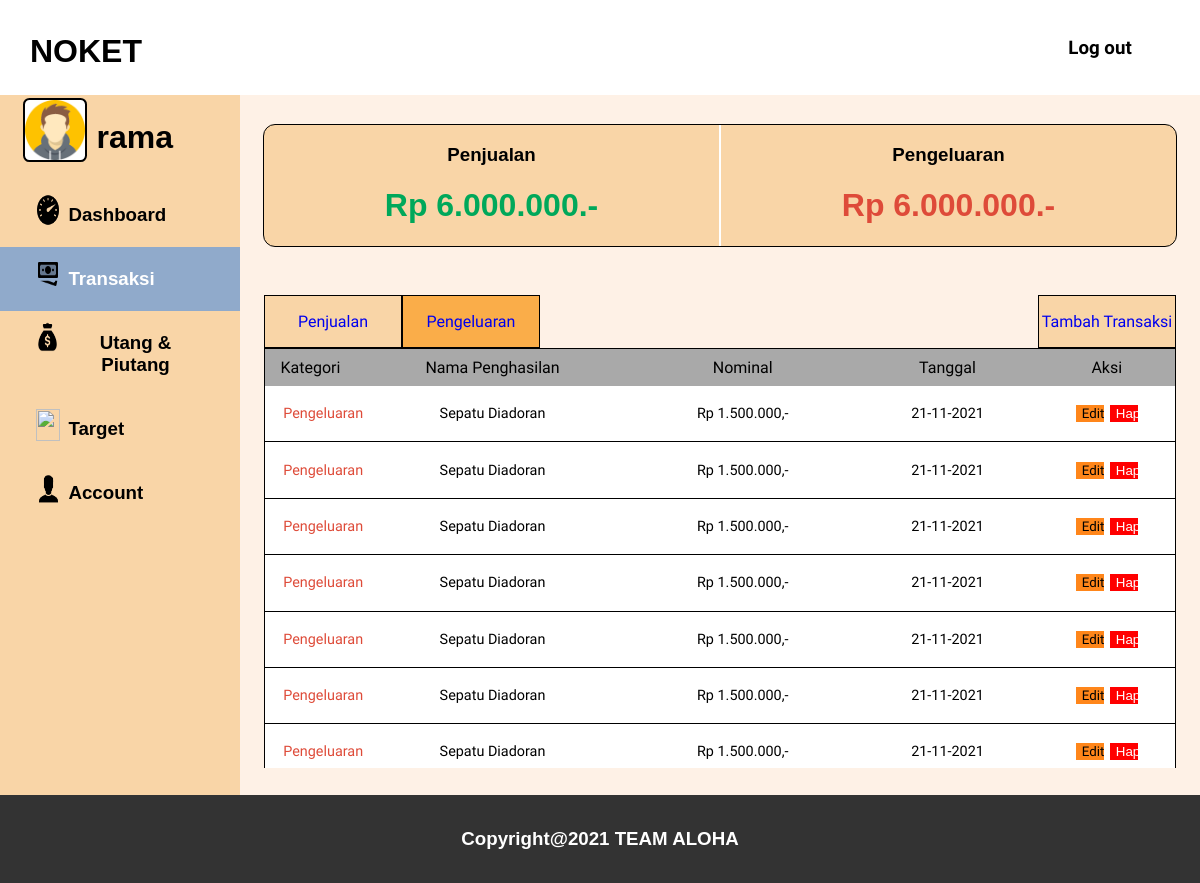
The app's page /pengeluaran.php (signed in), older data.
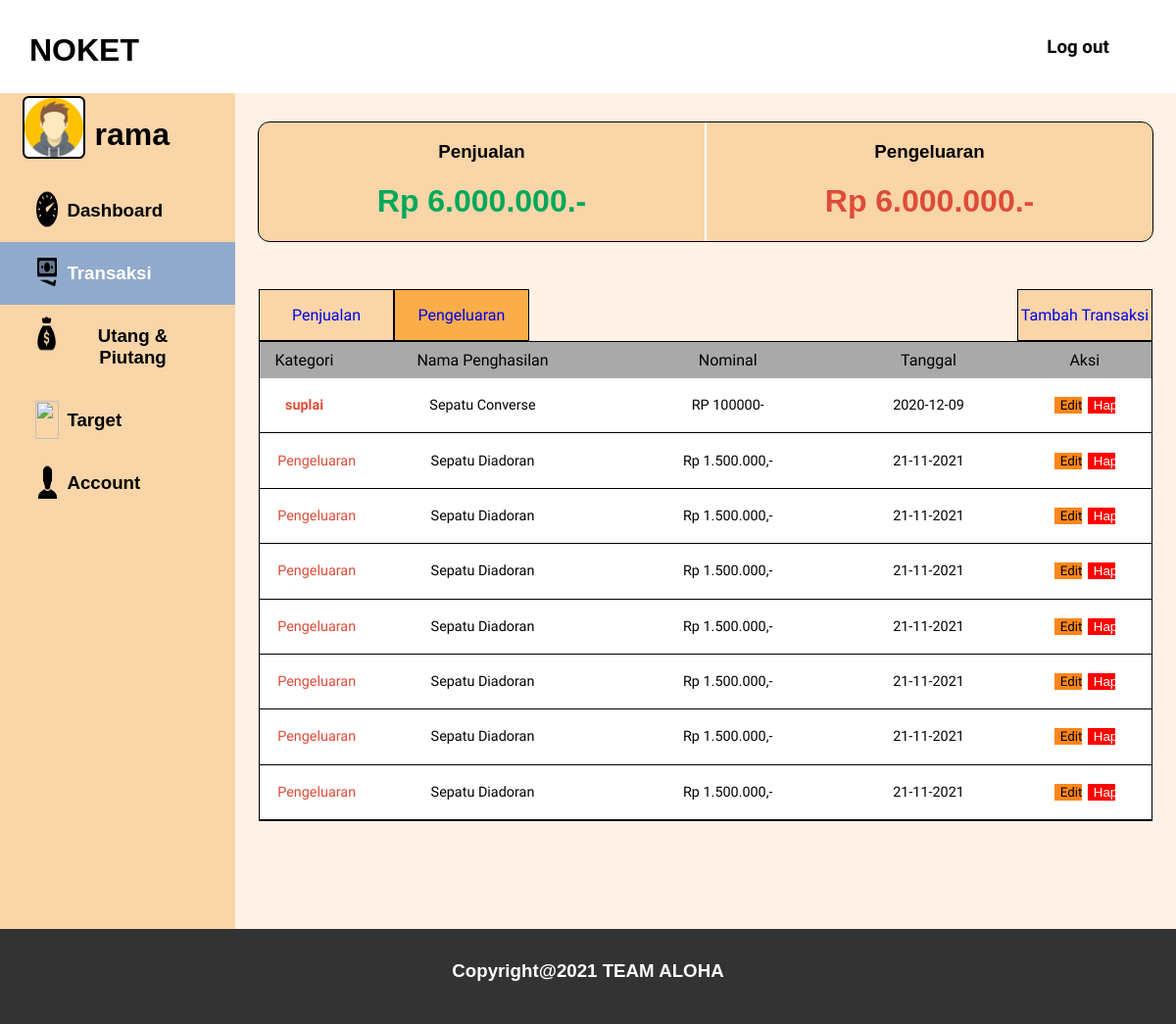
The same page, newer data.
### tables this page shows
CREATE TABLE `pengguna` (
  `id` int(255) NOT NULL,
  `username` varchar(255) NOT NULL,
  `password` varchar(255) NOT NULL,
  `email` varchar(255) NOT NULL,
  `nohp` int(255) NOT NULL
);

CREATE TABLE `catatankeuangan` (
  `id` int(255) NOT NULL,
  `jumlah` int(255) NOT NULL,
  `tanggal` date NOT NULL,
  `keterangan` varchar(255) NOT NULL,
  `id_pengguna` int(255) NOT NULL,
  `id_subkategori` int(255) NOT NULL
);

CREATE TABLE `subkategori` (
  `id` int(255) NOT NULL,
  `nama` varchar(255) NOT NULL,
  `id_kategori` int(255) NOT NULL
);

### pengeluaran.php (the view, shortened to what the rows shown need)
<?php
    include 'php/koneksi.php';
    $sql = "SELECT * FROM pengguna WHERE username = '$_SESSION[username]'" ;
    $result = mysqli_query($conn, $sql);
    $row = mysqli_fetch_assoc($result);
    $sql2 = "SELECT sk.nama, ck.keterangan , ck.jumlah, ck.tanggal FROM catatankeuangan ck INNER JOIN subkategori sk ON ck.id_subkategori = sk.id INNER JOIN kategoricatatan kc ON sk.id_kategori = kc.id WHERE ck.id_pengguna = '$_SESSION[id]' AND sk.id_kategori = 2;" ;
    $result2 = mysqli_query($conn, $sql2);
?>
<html>
    <head>
        <link rel="stylesheet" href="css/pengeluaran.css">
    </head>
    <body>
    <div id="page">
        <div class = "navbar">
            <div class="navbarLogo">
                <h1>NOKET<h1>
            </div>
        </div>
        <div id="isi-page">
            <div id="sidebar">
                <div class="sidebar-item-profile">
                    <div id="sidebar-image-container">
                        <img src="foto/avatar-icon.png" alt="#" id="sidebar-image-profile">
                        <h1><?php echo $row['username'];?></h1>
                    </div>
                </div>
            </div>
            <div id="content-card">
                <div id="info-header">
                    <div id="info-header-kiri">
                        <div class="info-header-isi">
                            <h1 style="color: 00A85A;">Rp 6.000.000.-</h1>
                        </div>
                    </div>
                    <div id="info-header-kanan">
                        <div class="info-header-isi">
                            <h1 style="color: DE4B39;">Rp 6.000.000.-</h1>
                        </div>
                    </div>
                </div>
                <div id="table-wrapper">
                    <div id="table-scroll">
                        <table id="myTable" cellspacing="0">
                            <thead>
                                <tr>
                                    <th style="width: 10%;">
                                        <p>
                                            Kategori
                                        </p>
                                    </th>
                                    <th style="width: 30%;">
                                        <p>
                                            Nama Penghasilan
                                        </p>
                                    </th>
                                    <th style="width: 25%;" onclick="sortTable(0)">
                                        <p>
                                            Nominal
                                        </p>
                                    </th>
                                    <th style="width: 20%;" onclick="sortTable(1)">
                                        <p>
                                            Tanggal
                                        </p>
                                    </th>
                                    <th style="width: 20%;">
                                        <p>
                                            Aksi
                                        </p>
                                    </th>
                                </tr>
                            </thead>
                            <tbody>
                            <?php
                                while($row2 = mysqli_fetch_assoc($result2)) {
                                    echo "<tr>
                                        <td><p id='table-kategori-pengeluaran' style='font-weight:bold;'>".$row2['nama']."</p></td>
                                        <td><p>".$row2['keterangan']."</p></td>
                                        <td><p>RP ".$row2['jumlah']."-</p></td>
                                        <td><p>".$row2['tanggal']."</p></td>
                                        <td><button id='tombol-aksi-edit' name='bEdit'><a href='edit-transaksi-penjualan.php'>Edit</a></button>
                                        <button id='tombol-aksi-hapus' name='bHapus'>Hapus</button></td>
                                    </tr>";
                                }
                                ?>
                            </tbody>
                        </table>
                    </div>
                </div>
            </div>
        </div>
    </div>
    </body>
</html>

Row changes from the older to the newer data that the page shows:
added catatankeuangan: id_subkategori.nama "suplai", keterangan "Sepatu Converse", jumlah "100000", tanggal "2020-12-09"
